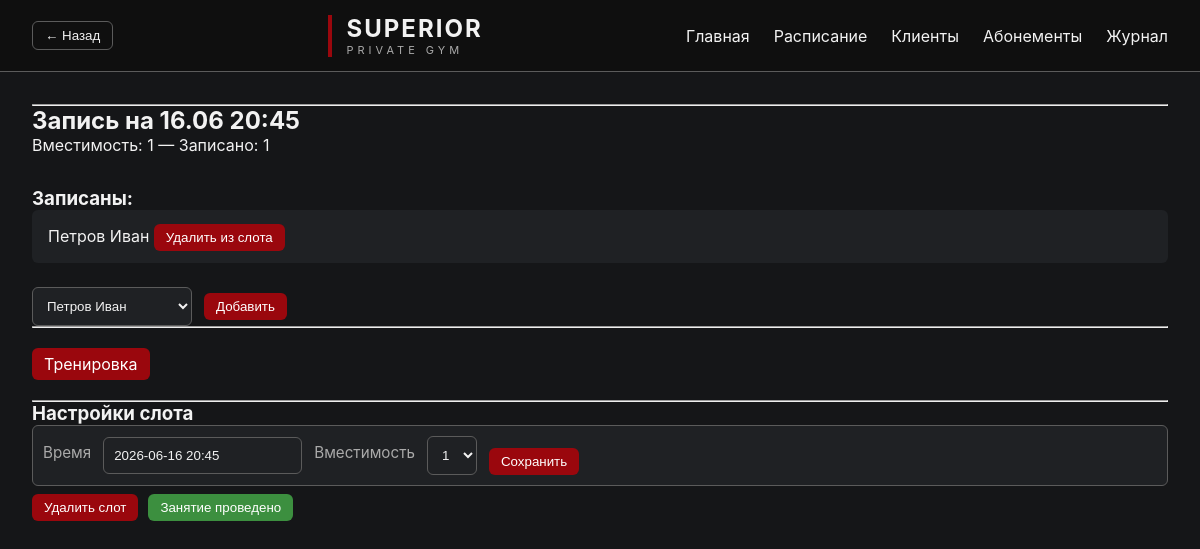
Screenshot of /slot/1?week_offset=0 with the database file from the repository.
### app/models.py (models this page shows, shortened)
class Slot(Base):
    __tablename__ = "slots"
    id = Column(Integer, primary_key=True)
    start_time = Column(DateTime)
    capacity = Column(Integer, default=4)

class Client(Base):
    __tablename__ = "clients"
    id = Column(Integer, primary_key=True)
    first_name = Column(String, nullable=True)
    last_name = Column(String, nullable=True)
    patronymic = Column(String, nullable=True)
    birth_year = Column(Integer, nullable=True)
    birth_place = Column(String, nullable=True)
    phone = Column(String, nullable=True)
    name = Column(String, nullable=True)          # legacy — полное имя одной строкой
    remaining_sessions = Column(Integer, default=1)

### app/routes/schedule.py (the view)
@router.get("/slot/{slot_id}")
def slot_page(
    request: Request,
    slot_id: int,
    db: Session = Depends(get_db),
    week_offset: int = 0,
):
    slot = db.get(Slot, slot_id)
    bookings = db.query(Booking).filter(Booking.slot_id == slot_id).all()
    clients = [db.get(Client, b.client_id) for b in bookings]
    all_clients = db.query(Client).all()
    return templates.TemplateResponse(
        request=request,
        name="slot.html",
        context={
            "slot": slot,
            "clients": clients,
            "all_clients": all_clients,
            "week_offset": week_offset,
        },
    )

### templates/slot.html (shortened to what this page needs)
{% extends "base.html" %}
{% block content %}
<hr />
<div class="slot-header">
	<h2>Запись на {{ slot.start_time.strftime('%d.%m %H:%M') }}</h2>
	<div class="muted">Вместимость: {{ slot.capacity }} — Записано: {{ clients|length }}</div>
</div>
{% set flash = request.query_params.get('flash') %}
<h3>Записаны:</h3>
<ul class="client-list slot-client-list">
	{% for client in clients %}
	<li>
	{{ client.fio() }}
		<form method="post" action="/slot/{{ slot.id }}/remove" style="display:inline">
			<button class="btn"> Удалить из слота </button>
		</form>
	</li>
	{% endfor %}
</ul>
<form method="post" action="/slot/{{ slot.id }}/add">
	<select name="client_id" class="field">
		{% for client in all_clients %}
		<option value="{{ client.id }}">
		{{ client.name }}
		</option>
		{% endfor %}
	</select>
	<button class="btn">Добавить</button>
</form>
<hr />
<br />
<a class="btn" href="/slot/{{ slot.id }}/program?week_offset={{ week_offset }}">Тренировка</a>
<br />
<br />
<hr />
<h3>Настройки слота</h3>
<form method="post" action="/slots/edit/{{ slot.id }}" class="field">
	<label class="label">Время</label>
	<input class="field" type="text" name="start_time" value="{{ slot.start_time.strftime('%Y-%m-%d %H:%M') }}" required />
	<label class="label">Вместимость</label>
	<select name="capacity" class="field">
		<option value="1" {% if slot.capacity == 1 %}selected{% endif %}>1</option>
	</select>
	<div class="edit-actions">
		<button class="btn" type="submit">Сохранить</button>
	</div>
</form>
<div style="display: flex; gap: 10px; align-items: center; margin-top: 8px;">
	<form method="post" action="/slots/delete/{{ slot.id }}"
		onsubmit="return confirm('Удалить слот? Это удалит все бронирования.');">
		<button class="btn" >Удалить слот</button>
	</form>
	{% if clients and clients|length > 0 %}
	<form method="post" action="/slot/{{ slot.id }}/complete"
		onsubmit="return confirm('Подтвердить проведение занятия и списать 1 занятие у всех записанных?');">
		<button class="btn--green" type="submit">Занятие проведено</button>
	</form>
	{% endif %}
</div>
{% endblock %}

### static/style.css (style rules this page uses)
:root { --bg: #151618; --surface: #1F2124; --surface-hover: #252525; --text: #f2f2f2; --muted: #aaaaaa; --accent: #9A070D; --accent-hover: #B10A11; --accent-soft: rgba(154,7,13,.15); --warm_1: #8A6A4A; --warm_2: #7B5A3D; --green: #3c8f3f; --border: #5B5B5B; --radius: 6px; --radius-lg: 10px; --pad: 10px; --pad-lg: 20px; --btn-pad: 6px 12px; --row-height: 41px; --wrapper-rows: 10; }
.btn { display: inline-block; padding: var(--btn-pad); border-radius: var(--radius); background: var(--accent); color: white; border: none; cursor: pointer; text-decoration: none; text-align: center; }
.btn--green { display: inline-block; padding: var(--btn-pad); border-radius: var(--radius); background: var(--green); color: white; border: none; cursor: pointer; text-decoration: none; text-align: center; }
.label { color: var(--muted); margin-bottom: 6px; font-size: 0.95rem; }
.field { padding: var(--pad); border-radius: var(--radius); border: 1px solid var(--border); background: var(--surface); color: var(--text); }
* { margin: 0; padding: 0; box-sizing: border-box; }
body { background: var(--bg); color: var(--text); font-family: Inter, Arial, sans-serif; min-height: 100vh; }
.slot-header { margin-bottom: 32px; }
.client-list { list-style: none; margin-bottom: 24px; }
.client-list li { background: var(--surface); padding: 12px 16px; margin-bottom: 8px; border-radius: var(--radius); }
.slot-client-list li { line-height: 1.8; }
form { display: flex; gap: 12px; align-items: center; }
select, input, textarea { background: var(--surface); color: var(--text); border: 1px solid var(--border); padding: var(--pad); border-radius: var(--radius); }
button { background: var(--accent); color: white; border: none; border-radius: var(--radius); padding: var(--btn-pad); cursor: pointer; }
.edit-actions { display: flex; gap: 8px; margin-top: 12px; }

### rows the page displays
Slot: start_time "16.06 20:45", capacity "1", start_time "2026-06-16 20:45"
Client: fio "Петров Иван"

### other values shown
{{ clients|length }} "1"
form field client_id "Петров Иван"
